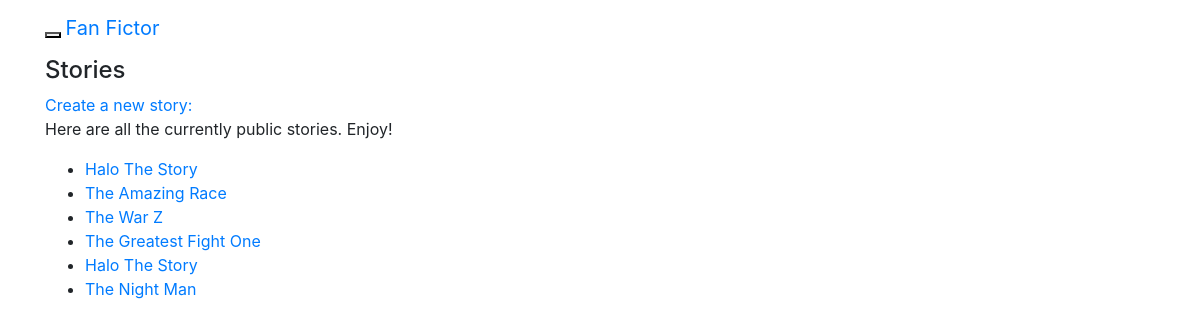
Before: /stories/ (signed in) with the older database file.
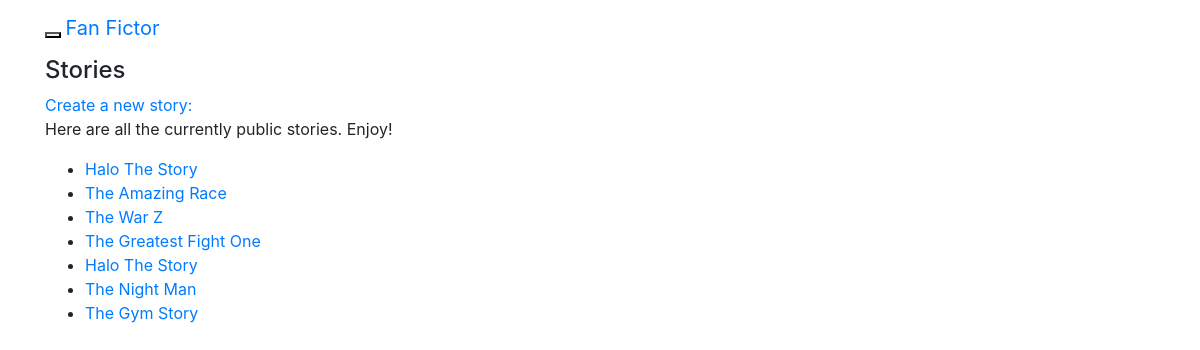
After: the same page with the newer database file.
### fan_fictions/models.py (models this page shows)
class Story(models.Model):
    author = models.ForeignKey(User, on_delete=models.CASCADE)
    public = models.BooleanField(default=True)
    title = models.CharField(max_length=50)
    date_added = models.DateTimeField(auto_now_add=True)
    class Meta:
        verbose_name_plural = 'stories'
    def __str__(self):
        return self.title

### fan_fictions/views.py (the view)
# urls.py: path('stories/', views.stories, name='stories'),
@login_required
def stories(request):
    stories = Story.objects.order_by('date_added').filter(public=True)
    context = {'stories': stories}
    return render(request, 'fan_fictions/stories.html', context)

### fan_fictions/templates/fan_fictions/stories.html
{% extends "fan_fictions/base.html" %}
{% block header %}
    <h4>Stories</h4>
{% endblock header %}
{% block content %}
<a href="{% url 'fan_fictions:new_story' %}">Create a new story:</a>
<p>Here are all the currently public stories. Enjoy!</p>
<ul>
    {% for story in stories %}
        <li>
            <a href="{% url 'fan_fictions:story' story.id %}">{{story}}</a>
        </li>
    {% empty %}
        <li>No stories have been added yet.</li>
    {% endfor %}
</ul>
{% endblock content %}

Changed rows visible on the page:
added Story: title "The Gym Story"
